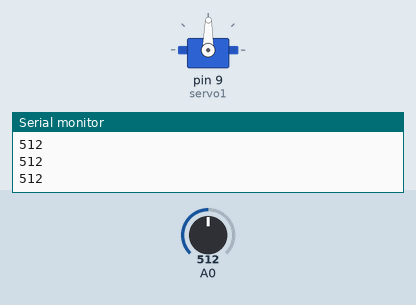
Recording of a sketch running on a simulated Arduino Uno, built with avr-gcc and run on an emulated ATmega328P. On the bench: servo, the last lines printed to the serial monitor. Inputs (shaded band) come from the test bench; at power-on: A0 = 512.

Above: at 1.2 s.
1.3 s: A0 set to 716
At 2.0 s:
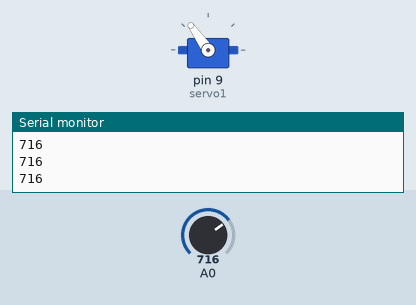
2.8 s: A0 set to 900
At 4.0 s:
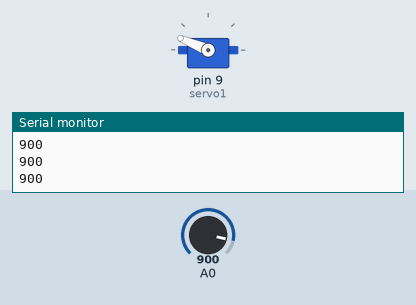
4.3 s: A0 set to 1023
At 5.5 s:
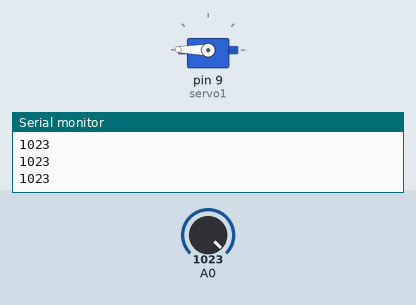
5.8 s: A0 set to 306
At 6.7 s:
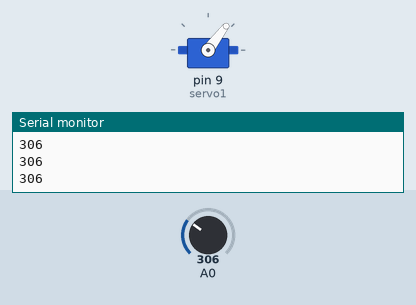
7.3 s: A0 set to 122
At 7.6 s:
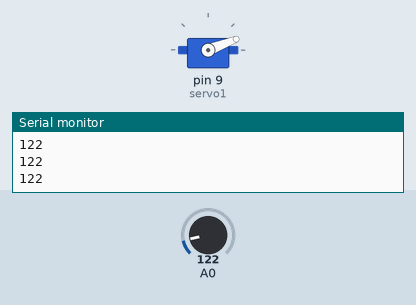
8.8 s: A0 set to 511
At 9.1 s:
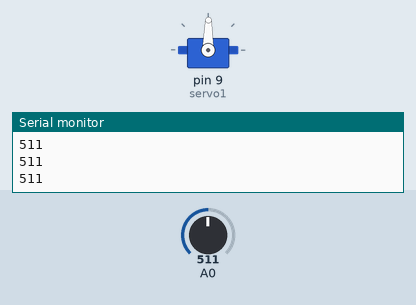
Timing chart, 0 to 11.3 s (numbered marks = the images above; inputs shaded):
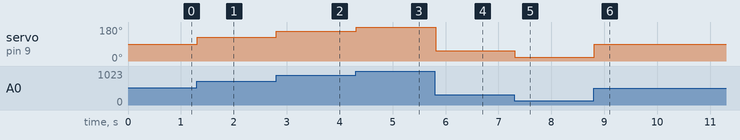

The sketch:

potservo.ino
```cpp
#include <Servo.h>

Servo servo1;
int pos = 0;
int pot = 0;
int grados = 0;

void setup()
{
  Serial.begin(9600);
  servo1.attach(9);
}

void loop() {

  pot = analogRead(0);
  Serial.println(pot);
  grados = map (pot, 0, 1023, 0, 179);

  servo1.write(grados);
  delay(15);

}
```

Measured:
- after the input at 1.3 s, servo on pin 9 (servo1): 89° → 125° at once
- after the input at 2.8 s, servo on pin 9 (servo1): 125° → 157° at once
- after the input at 4.3 s, servo on pin 9 (servo1): 157° → 179° at once
- after the input at 5.8 s, servo on pin 9 (servo1): 179° → 53° at once
- after the input at 7.3 s, servo on pin 9 (servo1): 53° → 21° at once
- after the input at 8.8 s, servo on pin 9 (servo1): 21° → 89° at once
